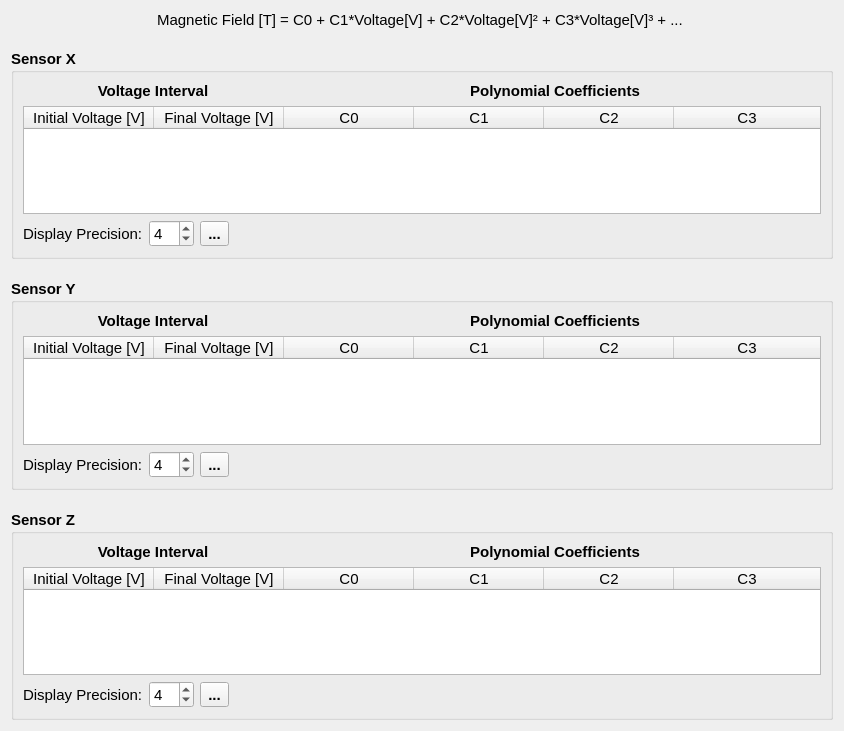
<?xml version="1.0" encoding="UTF-8"?>
<ui version="4.0">
 <class>calibrationtable_dl</class>
 <widget class="QDialog" name="calibrationtable_dl">
  <property name="geometry">
   <rect>
    <x>0</x>
    <y>0</y>
    <width>844</width>
    <height>731</height>
   </rect>
  </property>
  <property name="font">
   <font>
    <pointsize>11</pointsize>
   </font>
  </property>
  <property name="windowTitle">
   <string>Calibration Data Table</string>
  </property>
  <layout class="QGridLayout" name="gridLayout_4">
   <property name="verticalSpacing">
    <number>20</number>
   </property>
   <item row="1" column="0">
    <widget class="QGroupBox" name="groupBox">
     <property name="font">
      <font>
       <weight>75</weight>
       <bold>true</bold>
      </font>
     </property>
     <property name="title">
      <string>Sensor X</string>
     </property>
     <layout class="QGridLayout" name="gridLayout">
      <item row="0" column="0">
       <layout class="QFormLayout" name="formLayout">
        <item row="0" column="0">
         <widget class="QLabel" name="label">
          <property name="sizePolicy">
           <sizepolicy hsizetype="Fixed" vsizetype="Preferred">
            <horstretch>0</horstretch>
            <verstretch>0</verstretch>
           </sizepolicy>
          </property>
          <property name="minimumSize">
           <size>
            <width>260</width>
            <height>0</height>
           </size>
          </property>
          <property name="maximumSize">
           <size>
            <width>260</width>
            <height>16777215</height>
           </size>
          </property>
          <property name="text">
           <string>Voltage Interval</string>
          </property>
          <property name="alignment">
           <set>Qt::AlignCenter</set>
          </property>
         </widget>
        </item>
        <item row="0" column="1">
         <widget class="QLabel" name="label_2">
          <property name="text">
           <string>Polynomial Coefficients</string>
          </property>
          <property name="alignment">
           <set>Qt::AlignCenter</set>
          </property>
         </widget>
        </item>
       </layout>
      </item>
      <item row="1" column="0">
       <widget class="QTableWidget" name="sensorx_ta">
        <property name="font">
         <font>
          <weight>50</weight>
          <bold>false</bold>
         </font>
        </property>
        <property name="editTriggers">
         <set>QAbstractItemView::NoEditTriggers</set>
        </property>
        <attribute name="horizontalHeaderDefaultSectionSize">
         <number>130</number>
        </attribute>
        <attribute name="horizontalHeaderMinimumSectionSize">
         <number>130</number>
        </attribute>
        <attribute name="horizontalHeaderStretchLastSection">
         <bool>true</bool>
        </attribute>
        <attribute name="verticalHeaderVisible">
         <bool>false</bool>
        </attribute>
        <column>
         <property name="text">
          <string>Initial Voltage [V]</string>
         </property>
        </column>
        <column>
         <property name="text">
          <string>Final Voltage [V]</string>
         </property>
        </column>
        <column>
         <property name="text">
          <string>C0</string>
         </property>
        </column>
        <column>
         <property name="text">
          <string>C1</string>
         </property>
        </column>
        <column>
         <property name="text">
          <string>C2</string>
         </property>
        </column>
        <column>
         <property name="text">
          <string>C3</string>
         </property>
        </column>
       </widget>
      </item>
      <item row="2" column="0">
       <layout class="QHBoxLayout" name="horizontalLayout">
        <item>
         <widget class="QLabel" name="label_7">
          <property name="font">
           <font>
            <weight>50</weight>
            <bold>false</bold>
           </font>
          </property>
          <property name="text">
           <string>Display Precision:</string>
          </property>
         </widget>
        </item>
        <item>
         <widget class="QSpinBox" name="sensorxprec_sb">
          <property name="font">
           <font>
            <weight>50</weight>
            <bold>false</bold>
           </font>
          </property>
          <property name="value">
           <number>4</number>
          </property>
         </widget>
        </item>
        <item>
         <widget class="QToolButton" name="copysensorx_btn">
          <property name="text">
           <string>...</string>
          </property>
          <property name="icon">
           <iconset>
            <normaloff>../../resources/img/copy.png</normaloff>../../resources/img/copy.png</iconset>
          </property>
          <property name="iconSize">
           <size>
            <width>24</width>
            <height>24</height>
           </size>
          </property>
         </widget>
        </item>
        <item>
         <spacer name="horizontalSpacer">
          <property name="orientation">
           <enum>Qt::Horizontal</enum>
          </property>
          <property name="sizeHint" stdset="0">
           <size>
            <width>40</width>
            <height>20</height>
           </size>
          </property>
         </spacer>
        </item>
       </layout>
      </item>
     </layout>
    </widget>
   </item>
   <item row="2" column="0">
    <widget class="QGroupBox" name="groupBox_2">
     <property name="font">
      <font>
       <weight>75</weight>
       <bold>true</bold>
      </font>
     </property>
     <property name="title">
      <string>Sensor Y</string>
     </property>
     <layout class="QGridLayout" name="gridLayout_2">
      <item row="0" column="0">
       <layout class="QFormLayout" name="formLayout_2">
        <item row="0" column="0">
         <widget class="QLabel" name="label_3">
          <property name="sizePolicy">
           <sizepolicy hsizetype="Fixed" vsizetype="Preferred">
            <horstretch>0</horstretch>
            <verstretch>0</verstretch>
           </sizepolicy>
          </property>
          <property name="minimumSize">
           <size>
            <width>260</width>
            <height>0</height>
           </size>
          </property>
          <property name="maximumSize">
           <size>
            <width>260</width>
            <height>16777215</height>
           </size>
          </property>
          <property name="text">
           <string>Voltage Interval</string>
          </property>
          <property name="alignment">
           <set>Qt::AlignCenter</set>
          </property>
         </widget>
        </item>
        <item row="0" column="1">
         <widget class="QLabel" name="label_4">
          <property name="text">
           <string>Polynomial Coefficients</string>
          </property>
          <property name="alignment">
           <set>Qt::AlignCenter</set>
          </property>
         </widget>
        </item>
       </layout>
      </item>
      <item row="1" column="0">
       <widget class="QTableWidget" name="sensory_ta">
        <property name="font">
         <font>
          <weight>50</weight>
          <bold>false</bold>
         </font>
        </property>
        <property name="editTriggers">
         <set>QAbstractItemView::NoEditTriggers</set>
        </property>
        <attribute name="horizontalHeaderDefaultSectionSize">
         <number>130</number>
        </attribute>
        <attribute name="horizontalHeaderMinimumSectionSize">
         <number>130</number>
        </attribute>
        <attribute name="horizontalHeaderStretchLastSection">
         <bool>true</bool>
        </attribute>
        <attribute name="verticalHeaderVisible">
         <bool>false</bool>
        </attribute>
        <column>
         <property name="text">
          <string>Initial Voltage [V]</string>
         </property>
        </column>
        <column>
         <property name="text">
          <string>Final Voltage [V]</string>
         </property>
        </column>
        <column>
         <property name="text">
          <string>C0</string>
         </property>
        </column>
        <column>
         <property name="text">
          <string>C1</string>
         </property>
        </column>
        <column>
         <property name="text">
          <string>C2</string>
         </property>
        </column>
        <column>
         <property name="text">
          <string>C3</string>
         </property>
        </column>
       </widget>
      </item>
      <item row="2" column="0">
       <layout class="QHBoxLayout" name="horizontalLayout_2">
        <item>
         <widget class="QLabel" name="label_8">
          <property name="font">
           <font>
            <weight>50</weight>
            <bold>false</bold>
           </font>
          </property>
          <property name="text">
           <string>Display Precision:</string>
          </property>
         </widget>
        </item>
        <item>
         <widget class="QSpinBox" name="sensoryprec_sb">
          <property name="font">
           <font>
            <weight>50</weight>
            <bold>false</bold>
           </font>
          </property>
          <property name="value">
           <number>4</number>
          </property>
         </widget>
        </item>
        <item>
         <widget class="QToolButton" name="copysensory_btn">
          <property name="text">
           <string>...</string>
          </property>
          <property name="icon">
           <iconset>
            <normaloff>../../resources/img/copy.png</normaloff>../../resources/img/copy.png</iconset>
          </property>
          <property name="iconSize">
           <size>
            <width>24</width>
            <height>24</height>
           </size>
          </property>
         </widget>
        </item>
        <item>
         <spacer name="horizontalSpacer_2">
          <property name="orientation">
           <enum>Qt::Horizontal</enum>
          </property>
          <property name="sizeHint" stdset="0">
           <size>
            <width>40</width>
            <height>20</height>
           </size>
          </property>
         </spacer>
        </item>
       </layout>
      </item>
     </layout>
    </widget>
   </item>
   <item row="3" column="0">
    <widget class="QGroupBox" name="groupBox_3">
     <property name="font">
      <font>
       <weight>75</weight>
       <bold>true</bold>
      </font>
     </property>
     <property name="title">
      <string>Sensor Z</string>
     </property>
     <layout class="QGridLayout" name="gridLayout_3">
      <item row="0" column="0">
       <layout class="QFormLayout" name="formLayout_3">
        <item row="0" column="0">
         <widget class="QLabel" name="label_5">
          <property name="sizePolicy">
           <sizepolicy hsizetype="Fixed" vsizetype="Preferred">
            <horstretch>0</horstretch>
            <verstretch>0</verstretch>
           </sizepolicy>
          </property>
          <property name="minimumSize">
           <size>
            <width>260</width>
            <height>0</height>
           </size>
          </property>
          <property name="maximumSize">
           <size>
            <width>260</width>
            <height>16777215</height>
           </size>
          </property>
          <property name="text">
           <string>Voltage Interval</string>
          </property>
          <property name="alignment">
           <set>Qt::AlignCenter</set>
          </property>
         </widget>
        </item>
        <item row="0" column="1">
         <widget class="QLabel" name="label_6">
          <property name="text">
           <string>Polynomial Coefficients</string>
          </property>
          <property name="alignment">
           <set>Qt::AlignCenter</set>
          </property>
         </widget>
        </item>
       </layout>
      </item>
      <item row="1" column="0">
       <widget class="QTableWidget" name="sensorz_ta">
        <property name="font">
         <font>
          <weight>50</weight>
          <bold>false</bold>
         </font>
        </property>
        <property name="editTriggers">
         <set>QAbstractItemView::NoEditTriggers</set>
        </property>
        <attribute name="horizontalHeaderDefaultSectionSize">
         <number>130</number>
        </attribute>
        <attribute name="horizontalHeaderMinimumSectionSize">
         <number>130</number>
        </attribute>
        <attribute name="horizontalHeaderStretchLastSection">
         <bool>true</bool>
        </attribute>
        <attribute name="verticalHeaderVisible">
         <bool>false</bool>
        </attribute>
        <column>
         <property name="text">
          <string>Initial Voltage [V]</string>
         </property>
        </column>
        <column>
         <property name="text">
          <string>Final Voltage [V]</string>
         </property>
        </column>
        <column>
         <property name="text">
          <string>C0</string>
         </property>
        </column>
        <column>
         <property name="text">
          <string>C1</string>
         </property>
        </column>
        <column>
         <property name="text">
          <string>C2</string>
         </property>
        </column>
        <column>
         <property name="text">
          <string>C3</string>
         </property>
        </column>
       </widget>
      </item>
      <item row="2" column="0">
       <layout class="QHBoxLayout" name="horizontalLayout_3">
        <item>
         <widget class="QLabel" name="label_9">
          <property name="font">
           <font>
            <weight>50</weight>
            <bold>false</bold>
           </font>
          </property>
          <property name="text">
           <string>Display Precision:</string>
          </property>
         </widget>
        </item>
        <item>
         <widget class="QSpinBox" name="sensorzprec_sb">
          <property name="font">
           <font>
            <weight>50</weight>
            <bold>false</bold>
           </font>
          </property>
          <property name="value">
           <number>4</number>
          </property>
         </widget>
        </item>
        <item>
         <widget class="QToolButton" name="copysensorz_btn">
          <property name="text">
           <string>...</string>
          </property>
          <property name="icon">
           <iconset>
            <normaloff>../../resources/img/copy.png</normaloff>../../resources/img/copy.png</iconset>
          </property>
          <property name="iconSize">
           <size>
            <width>24</width>
            <height>24</height>
           </size>
          </property>
         </widget>
        </item>
        <item>
         <spacer name="horizontalSpacer_3">
          <property name="orientation">
           <enum>Qt::Horizontal</enum>
          </property>
          <property name="sizeHint" stdset="0">
           <size>
            <width>40</width>
            <height>20</height>
           </size>
          </property>
         </spacer>
        </item>
       </layout>
      </item>
     </layout>
    </widget>
   </item>
   <item row="0" column="0">
    <widget class="QLabel" name="label_10">
     <property name="text">
      <string>Magnetic Field [T] = C0 + C1*Voltage[V] + C2*Voltage[V]² + C3*Voltage[V]³ + ... </string>
     </property>
     <property name="alignment">
      <set>Qt::AlignCenter</set>
     </property>
    </widget>
   </item>
  </layout>
 </widget>
 <resources/>
 <connections/>
</ui>
